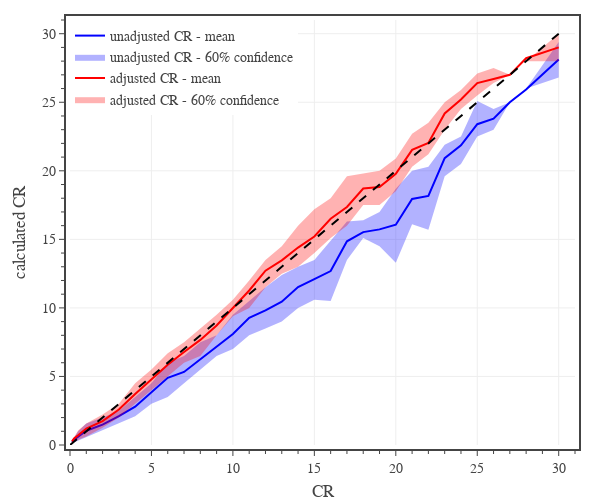

Notebook source saved alongside this figure:
### Code cell
# final CR

# create figure
fig = go.Figure(
    layout=go.Layout(
        template=TFB_TEMPLATE,
        margin=dict(l=70, r=25, b=55, t=20, pad=4),
        xaxis=dict(
            title_text='CR',
            range=[0,31],
            tick0=0, dtick=5,
            minor=dict(tick0=0, dtick=1),
        ),
        yaxis=dict(
            title_text='calculated CR',
            range=[0,31],
            tick0=0, dtick=5,
            minor=dict(tick0=0, dtick=1),
        ),
        legend=dict(
            xanchor='left', yanchor='top',
            x=0.00, y=1.00,
            orientation='v',
            tracegroupgap=0,
        )
    )
)

# plot monster confidence interval and average
plot_confidence_interval(fig, df0, 0.6, 'CR', 'C-CR DMG unadj', 'unadjusted CR', 'rgba(0, 0, 255, 1.0)', 'rgba(0, 0, 255, 0.3)')

plot_confidence_interval(fig, df0, 0.6, 'CR', 'C-CR DMG', 'adjusted CR', 'rgba(255, 0, 0, 1.0)', 'rgba(255, 0, 0, 0.3)')

# plot reference line
fig.add_trace(go.Scatter(
    x=[0,30], y=[0,30],
    mode='lines', 
    name='DMG',
    line=dict(color='black', dash='dash'),
    showlegend=False,
    hoverinfo='skip', 
))

# show figure
fig.update_layout(width=600, height=500)
fig.show(config=TFB_CONFIG)

# save figures
if SAVEFIGS:
    fig.update_layout(autosize=True, width=None, height=None)
    #save_fig_html(fig, format='large', name='fig-adj-cr-vs-cr')
    #save_fig_html(fig, format='small', name='fig-adj-cr-vs-cr')
    pass

### Figure 1 — Plotly figure (JSON) as saved in the notebook; plotly's stock layout.template omitted (floating-point values rounded to 4 significant figures)
{"data": [{"hoverinfo": "skip", "legendgroup": "unadjusted CR", "line": {"width": 0}, "showlegend": false, "type": "scatter", "x": [0.125, 0.25, 0.5, 1, 2, 3, 4, 5, 6, 7, 8, 9, 10, 11, 12, 13, 14, 15, 16, 17, 18, 19, 20, 21, 22, 23, 24, 25, 26, 27, 28, 30], "y": [0.3125, 0.525, 1, 1.562, 2, 2.5, 3.5, 4.5, 6, 6.5, 7.5, 8, 9.5, 10.5, 11.5, 12.4, 13, 13.5, 14.9, 16.3, 16.4, 17, 18.7, 20, 20.3, 21.9, 22.5, 25.1, 24.5, 25, 26, 29.4]}, {"fill": "tonexty", "fillcolor": "rgba(0, 0, 255, 0.3)", "hoverinfo": "skip", "legendgroup": "unadjusted CR", "line": {"width": 0}, "name": "unadjusted CR - 60% confidence", "type": "scatter", "x": [0.125, 0.25, 0.5, 1, 2, 3, 4, 5, 6, 7, 8, 9, 10, 11, 12, 13, 14, 15, 16, 17, 18, 19, 20, 21, 22, 23, 24, 25, 26, 27, 28, 30], "y": [0.125, 0.1875, 0.3125, 0.6125, 1.125, 1.625, 2.1, 3, 3.5, 4.5, 5.5, 6.5, 7, 8, 8.5, 9, 10, 10.6, 10.5, 13.5, 15.1, 14.5, 13.3, 16.1, 15.7, 19.6, 20.5, 22.5, 23, 25, 26, 26.8]}, {"hovertemplate": "<b>unadjusted CR</b><br>CR %{x:,.0f}<br>Mean %{y:,.1f}<br><extra></extra>", "legendgroup": "unadjusted CR", "line": {"color": "rgba(0, 0, 255, 1.0)"}, "mode": "lines", "name": "unadjusted CR - mean", "type": "scatter", "x": [0.125, 0.25, 0.5, 1, 2, 3, 4, 5, 6, 7, 8, 9, 10, 11, 12, 13, 14, 15, 16, 17, 18, 19, 20, 21, 22, 23, 24, 25, 26, 27, 28, 30], "y": [0.2321, 0.3898, 0.5986, 1.039, 1.491, 2.099, 2.799, 3.884, 4.896, 5.33, 6.238, 7.197, 8.1, 9.28, 9.824, 10.45, 11.52, 12.1, 12.69, 14.86, 15.53, 15.73, 16.07, 17.95, 18.17, 20.93, 21.85, 23.4, 23.8, 25, 25.93, 28.12]}, {"hoverinfo": "skip", "legendgroup": "adjusted CR", "line": {"width": 0}, "showlegend": false, "type": "scatter", "x": [0.125, 0.25, 0.5, 1, 2, 3, 4, 5, 6, 7, 8, 9, 10, 11, 12, 13, 14, 15, 16, 17, 18, 19, 20, 21, 22, 23, 24, 25, 26, 27, 28, 30], "y": [0.3125, 0.5625, 1.062, 1.562, 2.225, 3, 4.5, 5.5, 6.7, 7.5, 8.5, 9.5, 10.6, 12, 13.5, 14.5, 16, 17.2, 18, 19.6, 19.8, 20, 20.9, 22.7, 23.5, 25, 25.9, 27.1, 27.5, 27, 28, 30]}, {"fill": "tonexty", "fillcolor": "rgba(255, 0, 0, 0.3)", "hoverinfo": "skip", "legendgroup": "adjusted CR", "line": {"width": 0}, "name": "adjusted CR - 60% confidence", "type": "scatter", "x": [0.125, 0.25, 0.5, 1, 2, 3, 4, 5, 6, 7, 8, 9, 10, 11, 12, 13, 14, 15, 16, 17, 18, 19, 20, 21, 22, 23, 24, 25, 26, 27, 28, 30], "y": [0.125, 0.25, 0.375, 0.625, 1.25, 2, 3, 4, 5, 6, 6.5, 8, 9.4, 10, 11.5, 12.5, 13, 14, 15.1, 16, 17.5, 17.5, 18.5, 20.3, 21.2, 23, 24.5, 25.5, 26.4, 27, 28, 28]}, {"hovertemplate": "<b>adjusted CR</b><br>CR %{x:,.0f}<br>Mean %{y:,.1f}<br><extra></extra>", "legendgroup": "adjusted CR", "line": {"color": "rgba(255, 0, 0, 1.0)"}, "mode": "lines", "name": "adjusted CR - mean", "type": "scatter", "x": [0.125, 0.25, 0.5, 1, 2, 3, 4, 5, 6, 7, 8, 9, 10, 11, 12, 13, 14, 15, 16, 17, 18, 19, 20, 21, 22, 23, 24, 25, 26, 27, 28, 30], "y": [0.269, 0.4846, 0.7139, 1.204, 1.741, 2.583, 3.726, 4.818, 5.861, 6.778, 7.665, 8.721, 9.96, 11.27, 12.72, 13.46, 14.4, 15.21, 16.5, 17.36, 18.71, 18.82, 19.79, 21.53, 22.03, 24.19, 25.21, 26.4, 26.7, 27, 28.21, 29]}, {"hoverinfo": "skip", "line": {"color": "black", "dash": "dash"}, "mode": "lines", "name": "DMG", "showlegend": false, "type": "scatter", "x": [0, 30], "y": [0, 30]}], "layout": {"height": 500, "legend": {"orientation": "v", "tracegroupgap": 0, "x": 0, "xanchor": "left", "y": 1, "yanchor": "top"}, "margin": {"b": 55, "l": 70, "pad": 4, "r": 25, "t": 20}, "width": 600, "xaxis": {"dtick": 5, "minor": {"dtick": 1, "tick0": 0}, "range": [0, 31], "tick0": 0, "title": {"text": "CR"}}, "yaxis": {"dtick": 5, "minor": {"dtick": 1, "tick0": 0}, "range": [0, 31], "tick0": 0, "title": {"text": "calculated CR"}}}}
